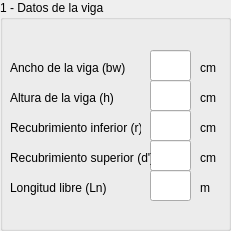
      <widget class="QGroupBox" name="groupBox">
       <property name="enabled">
        <bool>true</bool>
       </property>
       <property name="geometry">
        <rect>
         <x>10</x>
         <y>50</y>
         <width>231</width>
         <height>231</height>
        </rect>
       </property>
       <property name="title">
        <string>1 - Datos de la viga</string>
       </property>
       <widget class="QLabel" name="label_3">
        <property name="geometry">
         <rect>
          <x>10</x>
          <y>60</y>
          <width>131</width>
          <height>16</height>
         </rect>
        </property>
        <property name="text">
         <string>Ancho de la viga (bw)</string>
        </property>
       </widget>
       <widget class="QLineEdit" name="line_edit_base_viga_d">
        <property name="enabled">
         <bool>true</bool>
        </property>
        <property name="geometry">
         <rect>
          <x>150</x>
          <y>50</y>
          <width>41</width>
          <height>31</height>
         </rect>
        </property>
        <property name="whatsThis">
         <string/>
        </property>
        <property name="accessibleName">
         <string/>
        </property>
        <property name="text">
         <string/>
        </property>
       </widget>
       <widget class="QLabel" name="label_4">
        <property name="geometry">
         <rect>
          <x>200</x>
          <y>60</y>
          <width>31</width>
          <height>16</height>
         </rect>
        </property>
        <property name="text">
         <string>cm</string>
        </property>
       </widget>
       <widget class="QLineEdit" name="line_edit_altura_viga_d">
        <property name="geometry">
         <rect>
          <x>150</x>
          <y>80</y>
          <width>41</width>
          <height>31</height>
         </rect>
        </property>
        <property name="text">
         <string/>
        </property>
       </widget>
       <widget class="QLabel" name="label_5">
        <property name="geometry">
         <rect>
          <x>10</x>
          <y>90</y>
          <width>131</width>
          <height>16</height>
         </rect>
        </property>
        <property name="text">
         <string>Altura de la viga (h)</string>
        </property>
       </widget>
       <widget class="QLabel" name="label_6">
        <property name="geometry">
         <rect>
          <x>200</x>
          <y>90</y>
          <width>31</width>
          <height>16</height>
         </rect>
        </property>
        <property name="text">
         <string>cm</string>
        </property>
       </widget>
       <widget class="QLabel" name="label_8">
        <property name="geometry">
         <rect>
          <x>200</x>
          <y>120</y>
          <width>31</width>
          <height>16</height>
         </rect>
        </property>
        <property name="text">
         <string>cm</string>
        </property>
       </widget>
       <widget class="QLineEdit" name="line_edit_recubrimiento_inferior_viga">
        <property name="geometry">
         <rect>
          <x>150</x>
          <y>110</y>
          <width>41</width>
          <height>31</height>
         </rect>
        </property>
        <property name="text">
         <string/>
        </property>
       </widget>
       <widget class="QLabel" name="label_7">
        <property name="geometry">
         <rect>
          <x>10</x>
          <y>120</y>
          <width>131</width>
          <height>16</height>
         </rect>
        </property>
        <property name="text">
         <string>Recubrimiento inferior (r)</string>
        </property>
       </widget>
       <widget class="QLabel" name="label_10">
        <property name="geometry">
         <rect>
          <x>200</x>
          <y>150</y>
          <width>31</width>
          <height>16</height>
         </rect>
        </property>
        <property name="text">
         <string>cm</string>
        </property>
       </widget>
       <widget class="QLineEdit" name="line_edit_recubrimiento_superior_viga">
        <property name="geometry">
         <rect>
          <x>150</x>
          <y>140</y>
          <width>41</width>
          <height>31</height>
         </rect>
        </property>
        <property name="text">
         <string/>
        </property>
       </widget>
       <widget class="QLabel" name="label_9">
        <property name="geometry">
         <rect>
          <x>10</x>
          <y>150</y>
          <width>141</width>
          <height>16</height>
         </rect>
        </property>
        <property name="text">
         <string>Recubrimiento superior (d')</string>
        </property>
       </widget>
       <widget class="QLabel" name="label_27">
        <property name="geometry">
         <rect>
          <x>200</x>
          <y>180</y>
          <width>31</width>
          <height>16</height>
         </rect>
        </property>
        <property name="text">
         <string>m</string>
        </property>
       </widget>
       <widget class="QLineEdit" name="line_edit_longitud_libre_viga">
        <property name="geometry">
         <rect>
          <x>150</x>
          <y>170</y>
          <width>41</width>
          <height>31</height>
         </rect>
        </property>
        <property name="text">
         <string/>
        </property>
       </widget>
       <widget class="QLabel" name="label_26">
        <property name="geometry">
         <rect>
          <x>10</x>
          <y>180</y>
          <width>131</width>
          <height>16</height>
         </rect>
        </property>
        <property name="text">
         <string>Longitud libre (Ln)</string>
        </property>
       </widget>
      </widget>
